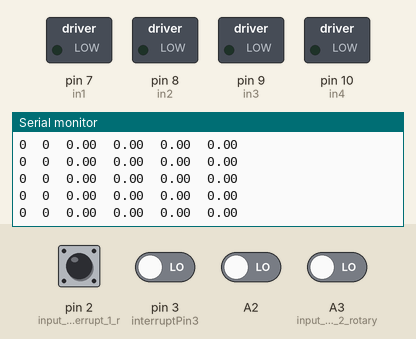
The sketch below on a simulated Arduino Uno, built with avr-gcc and run on an emulated ATmega328P. On the bench: switched loads named in the sketch (green lamp = pin HIGH), the last lines printed to the serial monitor. The test bench sets the inputs (shaded band); at power-on: A2, A3 (input_untuk_data_2_rotary), pin 2 (input_untuk_interrupt_1_r), pin 3 (interruptPin3) LOW.

Above: at 1.2 s.
1.3 s: pin 2 (input_untuk_interrupt_1_r) pulled HIGH for 0.15 s
4.4 s: pin 2 (input_untuk_interrupt_1_r) pulled HIGH for 0.15 s
7.5 s: pin 2 (input_untuk_interrupt_1_r) driven HIGH and pin 3 (interruptPin3) driven HIGH and A3 (input_untuk_data_2_rotary) driven HIGH
At 8.3 s:
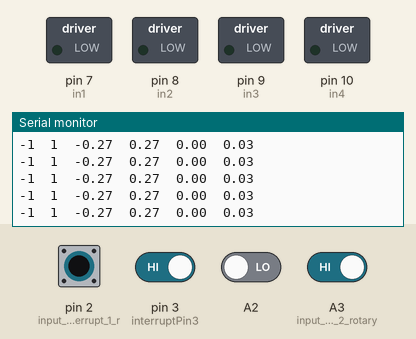
10.5 s: pin 2 (input_untuk_interrupt_1_r) driven LOW
At 11.1 s:
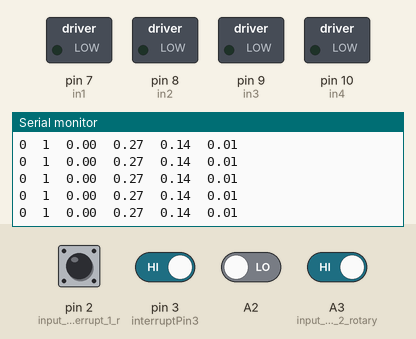
13.5 s: pin 2 (input_untuk_interrupt_1_r) pulsed HIGH 2 times (0.12 s each, 0.3 s apart)
Timing chart, 0 to 16.5 s (numbered marks = the images above; inputs shaded):
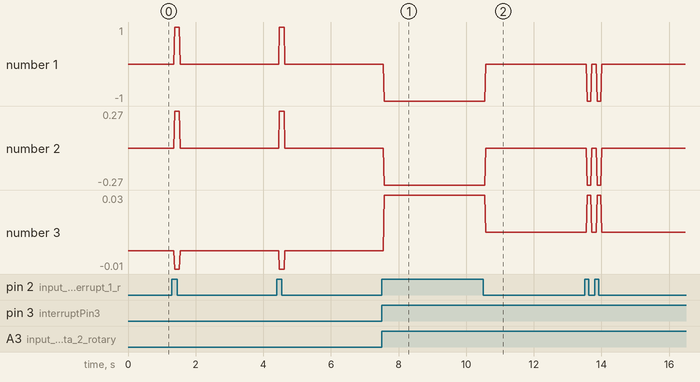

Measured:
- after the input at 7.5 s, the serial monitor: prints a new line after 0.08 s (image 1)
- after the input at 10.5 s, the serial monitor: prints a new line after 0.08 s (image 2)
- plotted number 1: 0 → -1 after the input at 7.5 s
- plotted number 2: 0 → -0.27 after the input at 7.5 s
- plotted number 3: 0 → 0.03 after the input at 7.5 s, 0.03 → 0.01 after the input at 10.5 s

The sketch:

newCodeAli.ino
```cpp
#include <math.h> //add library untuk sin cos dan matematika

#define en1 6     //pwm pin motor kiri
#define in1 7     //in 1 pin motor kiri
#define in2 8     //in 2 pin m motor kiri
#define en2 11    //pwm pin motor kanan
#define in3 9
#define in4 10

const byte interruptPin3 = 3; //pin interrupt kiri
const byte interruptPin2 = 2; //pin interrupt kanan
int rotaryRight, rotaryLeft;

double resolusiEncLeft = 75;
double resolusiEncRight = 75;
double D_left, D_right, v, w;
double rRoda = 3.25;
double wheelBase = 20.0;


void setup()
{
  Serial.begin(9600); //baud rate serial

  pinMode(A3, INPUT); //input untuk data 2 rotary encoder
  pinMode(2, INPUT);  //input untuk interrupt 1 rotary encoder

  pinMode(A2, INPUT);
  pinMode(3, INPUT);

  for(int i=7; i<=10; i++)
  {
    pinMode(i, OUTPUT);   // pin motor output
  }
  attachInterrupt(digitalPinToInterrupt(interruptPin3), countRight, CHANGE);
  attachInterrupt(digitalPinToInterrupt(interruptPin2), countLeft, CHANGE);   //panggil func countLeft dengan status change pada interrupt

}

void loop()
{
  D_left = 2 * 3.14 * rRoda * (rotaryLeft / resolusiEncLeft);
  D_right = 2 * 3.14 * rRoda * (rotaryRight / resolusiEncRight);

  v = (D_right + D_left) / 2.0; //(ie. in meters per second)
  w = (D_right - D_left) / wheelBase; //(ie. in radians per second)

  Serial.print(rotaryLeft); Serial.print("\t"); Serial.print(rotaryRight); Serial.print("\t");
  Serial.print(D_left); Serial.print("\t"); Serial.print(D_right); Serial.print("\t");
  Serial.print(v); Serial.print("\t"); Serial.println(w);

}
void countLeft()
{
  if (digitalRead(2) == HIGH)
  {
    if (digitalRead(A3) == LOW)
    {
      rotaryLeft++;         // CW
    }
    else
    {
      rotaryLeft--;         // CCW
    }
  }

  else   // must be a high-to-low edge on channel A
  {
    // check channel B to see which way encoder is turning
    if (digitalRead(A3) == HIGH)
    {
      rotaryLeft++;          // CW
    }
    else
    {
      rotaryLeft--;          // CCW
    }
  }

}

void countRight()
{
  if (digitalRead(3) == HIGH)
  {
    if (digitalRead(A2) == LOW)
    {
      rotaryRight++;         // CW
    }
    else
    {
      rotaryRight--;         // CCW
    }
  }

  else   // must be a high-to-low edge on channel A
  {
    // check channel B to see which way encoder is turning
    if (digitalRead(A2) == HIGH)
    {
      rotaryRight++;          // CW
    }
    else
    {
      rotaryRight--;          // CCW
    }
  }
}

void forward(int pwm1, int pwm2)
{
  digitalWrite(in1, HIGH);
  digitalWrite(in2, LOW);
  analogWrite(en1, pwm1);
  digitalWrite(in3, HIGH);
  digitalWrite(in4, LOW);
  analogWrite(en2, pwm2);
}
void backward(int pwm1, int pwm2)
{
  digitalWrite(in1, LOW);
  digitalWrite(in2, HIGH);
  analogWrite(en1, pwm1);
  digitalWrite(in3, LOW);
  digitalWrite(in4, HIGH);
  analogWrite(en2, pwm2);
}
```
